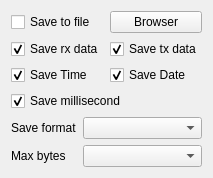
<?xml version="1.0" encoding="UTF-8"?>
<ui version="4.0">
 <class>CommunicationSettings</class>
 <widget class="QWidget" name="CommunicationSettings">
  <property name="geometry">
   <rect>
    <x>0</x>
    <y>0</y>
    <width>211</width>
    <height>172</height>
   </rect>
  </property>
  <property name="windowTitle">
   <string notr="true">Form</string>
  </property>
  <layout class="QVBoxLayout" name="verticalLayout">
   <item>
    <layout class="QGridLayout" name="gridLayout">
     <item row="1" column="1">
      <widget class="QCheckBox" name="checkBoxSaveTx">
       <property name="text">
        <string>Save tx data</string>
       </property>
       <property name="checked">
        <bool>true</bool>
       </property>
      </widget>
     </item>
     <item row="0" column="1">
      <widget class="QPushButton" name="pushButtonSavePathBrowser">
       <property name="text">
        <string>Browser</string>
       </property>
      </widget>
     </item>
     <item row="4" column="0" colspan="2">
      <widget class="QCheckBox" name="checkBoxSaveMs">
       <property name="text">
        <string>Save millisecond</string>
       </property>
       <property name="checked">
        <bool>true</bool>
       </property>
      </widget>
     </item>
     <item row="1" column="0">
      <widget class="QCheckBox" name="checkBoxSaveRx">
       <property name="text">
        <string>Save rx data</string>
       </property>
       <property name="checked">
        <bool>true</bool>
       </property>
      </widget>
     </item>
     <item row="3" column="1">
      <widget class="QCheckBox" name="checkBoxSaveDate">
       <property name="text">
        <string>Save Date</string>
       </property>
       <property name="checked">
        <bool>true</bool>
       </property>
      </widget>
     </item>
     <item row="0" column="0">
      <widget class="QCheckBox" name="checkBoxSaveToFile">
       <property name="text">
        <string>Save to file</string>
       </property>
      </widget>
     </item>
     <item row="3" column="0">
      <widget class="QCheckBox" name="checkBoxSaveTime">
       <property name="text">
        <string>Save Time</string>
       </property>
       <property name="checked">
        <bool>true</bool>
       </property>
      </widget>
     </item>
     <item row="5" column="0" colspan="2">
      <layout class="QGridLayout" name="gridLayout_2">
       <item row="0" column="0">
        <widget class="QLabel" name="label">
         <property name="sizePolicy">
          <sizepolicy hsizetype="Fixed" vsizetype="Preferred">
           <horstretch>0</horstretch>
           <verstretch>0</verstretch>
          </sizepolicy>
         </property>
         <property name="text">
          <string>Save format</string>
         </property>
        </widget>
       </item>
       <item row="0" column="1">
        <widget class="QComboBox" name="comboBoxSaveTextFormat"/>
       </item>
       <item row="1" column="0">
        <widget class="QLabel" name="label_2">
         <property name="text">
          <string>Max bytes</string>
         </property>
        </widget>
       </item>
       <item row="1" column="1">
        <widget class="QComboBox" name="comboBoxMaxBytes"/>
       </item>
      </layout>
     </item>
    </layout>
   </item>
  </layout>
 </widget>
 <resources/>
 <connections/>
</ui>
